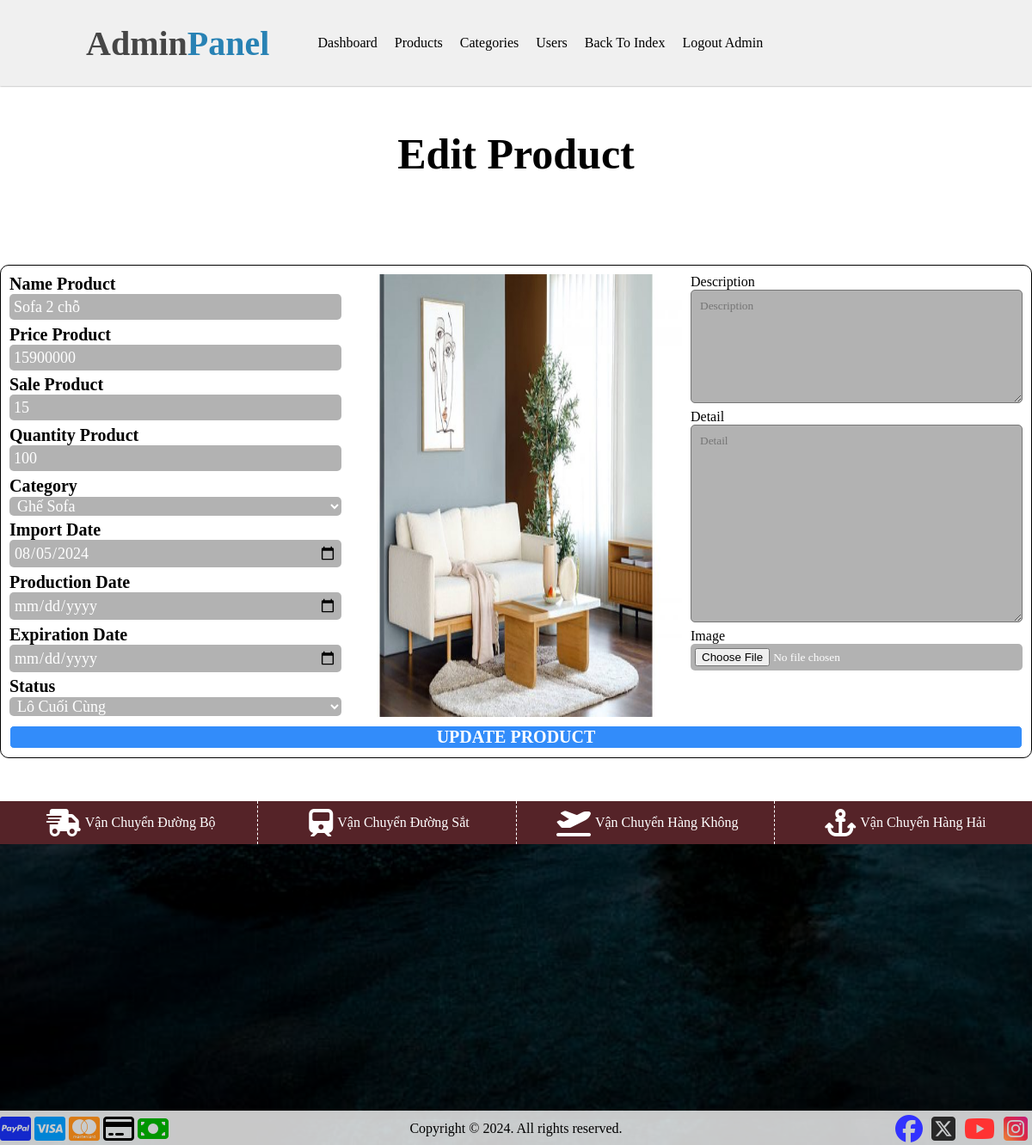
Screenshot of /admin.php?Admin_Action=products&Products_Action=edit&ID=19 (signed in) with the database file from the repository.
### tables this page shows
CREATE TABLE `products` (
  `ID` int(11) NOT NULL,
  `Name` varchar(255) NOT NULL,
  `Price` int(11) NOT NULL,
  `Image` text NOT NULL,
  `Sale` int(11) NOT NULL,
  `Description` text NOT NULL,
  `Detail` text NOT NULL,
  `Quantity` int(11) NOT NULL,
  `Status` tinyint(4) NOT NULL,
  `Import_Date` date DEFAULT NULL,
  `Production_Date` date DEFAULT NULL,
  `Expiration_Date` date DEFAULT NULL,
  `View` int(11) NOT NULL,
  `Cat_ID` int(11) NOT NULL
);

### admin/models/product_processing.php (called while the page is built, shortened)
<?php
class Product_Processing_Model
{
    public function __construct()
    {
        $this->Database = new Database_Model();
    }
}

### admin/views/edit_products.php (the view, shortened to what this page needs)
<div class="Admin-Edit-Product-Page">
    <h1>Edit Product</h1>
    <div class="Admin-Edit-Product">
        <form action="admin.php?Admin_Action=products&Products_Action=edit" method="post" enctype="multipart/form-data" class="Admin-Form-Edit-Product">
            <div class="Admin-Edit-Product-Frame">
                <div class="Edit-Frame-Left">
                    <label>Name Product <br><input type="text" name="Name" value="<?php echo isset($_GET['Name']) ? $_GET['Name'] : $Infor_Product[0]['Name'] ?>" required placeholder="Name Product"></label>
                    <label>Price Product <br><input type="number" name="Price" value="<?php echo isset($_GET['Price']) ? $_GET['Price'] : $Infor_Product[0]['Price'] ?>" required placeholder="Price Product"></label>
                    <label>Sale Product <br><input type="number" name="Sale" value="<?php echo isset($_GET['Sale']) ? $_GET['Sale'] : $Infor_Product[0]['Sale'] ?>" placeholder="Sale" min="0" max="100"></label>
                    <label>Quantity Product <br><input type="number" name="Quantity" value="<?php echo isset($_GET['Quantity']) ? $_GET['Quantity'] : $Infor_Product[0]['Quantity'] ?>" required placeholder="Quantity"></label>
                    <label>Category <br>
                        <select name="Cat_ID">
                            <?php
                            foreach ($All_categories as $Category) {
                                if ($_GET['Cat_ID'] == $Category['ID'] || $Infor_Product[0]['Cat_ID'] == $Category['ID']) {
                                    echo '<option selected value="' . $Category['ID'] . '">' . $Category['Name'] . '</option>';
                                } else {
                                    echo '<option value="' . $Category['ID'] . '">' . $Category['Name'] . '</option>';
                                }
                            }
                            ?>
                        </select>
                    </label>
                    <label>Import Date <br><input type="date" name="Import_Date" value="<?php echo isset($_GET['Import_Date']) ? $_GET['Import_Date'] : $Infor_Product[0]['Import_Date']; ?>"></label>
                    <label>Production Date <br><input type="date" name="Production_Date" value="<?php echo isset($_GET['Production_Date']) ? $_GET['Production_Date'] : $Infor_Product[0]['Production_Date']; ?>"></label>
                    <label>Expiration Date <br><input type="date" name="Expiration_Date" value="<?php echo isset($_GET['Expiration_Date']) ? $_GET['Expiration_Date'] : $Infor_Product[0]['Expiration_Date']; ?>"></label>
                    <label>Status <br>
                        <select name="Status">
                            <option value="4" <?php echo isset($_GET['Status']) && $_GET['Status'] == 4 || !empty($Infor_Product[0]['Status']) == 4 ? 'selected' : ''; ?>>Lô Cuối Cùng</option>
                        </select></label>
                </div>
                <div class="Edit-Image-Frame">
                    <img src="public/img/Products/<?php echo isset($_GET['New_Image']) ? $_GET['New_Image'] : $Infor_Product[0]['Image']; ?>" alt="<?php echo isset($_GET['New_Image']) ? $_GET['New_Image'] : $Infor_Product[0]['Image'] ?>">
                </div>
                <div class="Edit-Frame-Right">
                    <label>Description <br><textarea name="Description" placeholder="Description"><?php echo isset($Description_Detail[0]) ? $Description_Detail[0] : $Infor_Product[0]['Description'] ?></textarea></label>
                    <label>Detail <br><textarea name="Detail" placeholder="Detail"><?php echo isset($Description_Detail[1]) ? $Description_Detail[1] : $Infor_Product[0]['Detail'] ?></textarea></label>
                    <label>Image <br><input type="file" name="Image"></label>
                </div>
            </div>
            <input type="submit" name="Edit_Product" value="UPDATE PRODUCT">
        </form>
    </div>
</div>

### public/css/style.css (style rules this page uses)
* { box-sizing: border-box; margin: 0; font-family: "Dancing Script", cursive; }
body { position: relative; margin: 0; }
:root { --background-color: rgba(1, 147, 231, 0.8); }
.Admin-Edit-Product-Page { width: 100%; display: flex; flex-wrap: wrap; justify-content: center; }
.Admin-Edit-Product-Page h1 { width: 100%; text-align: center; margin: 50px auto; font-weight: bolder; font-size: 50px; }
.Admin-Edit-Product { width: 1200px; border-radius: 10px; border: 1px solid black; margin: 50px auto; }
.Admin-Form-Edit-Product { width: 100%; height: 100%; padding: 10px; display: grid; grid-template-rows: 9.5fr 0.5fr; gap: 5px; }
.Admin-Form-Edit-Product input[type="submit"] { width: 100%; }
.Admin-Edit-Product-Frame { width: 100%; display: grid; grid-template-columns: 1fr 1fr 1fr; gap: 10px; }
.Edit-Frame-Left { width: 100%; display: flex; flex-wrap: wrap; }
.Edit-Frame-Left label { width: 100%; font-size: 20px; font-weight: bold; }
.Edit-Frame-Left label input, .Edit-Frame-Left label select { width: 100%; border: none; background-color: rgba(0, 0, 0, 0.3); line-height: 30px; font-size: 18px; color: rgb(255, 255, 255); border-radius: 5px; padding: 0 5px; }
.Edit-Image-Frame { width: 100%; overflow: hidden; }
.Edit-Image-Frame img { width: 100%; display: block; aspect-ratio: 3/4; }
.Edit-Frame-Right { width: 100%; height: 100%; display: grid; gap: 10px 0; grid-template: 3fr 5fr 1fr 1fr / 1fr; }
.Edit-Frame-Right label textarea { width: 100%; border-radius: 5px; background-color: rgba(0, 0, 0, 0.3); color: rgb(255, 255, 255); height: calc(100% - 15px); padding: 10px; }
.Edit-Frame-Right label input[type="file"] { width: 100%; border: none; background-color: rgba(0, 0, 0, 0.3); color: rgb(255, 255, 255); padding: 5px; border-radius: 5px; }
.Admin-Edit-Product input[type="submit"] { width: 100%; background-color: rgb(50, 140, 250); color: white; border: 1px solid white; border-radius: 5px; font-size: 20px; font-weight: bold; margin: 0 auto; }

### rows the page displays
products: Name "Sofa 2 chỗ", Price "15900000", Sale "15", Quantity "100", Import_Date "08/05/2024", Image (picture)

### other values shown
form field Cat_ID "Ghế Sofa"
